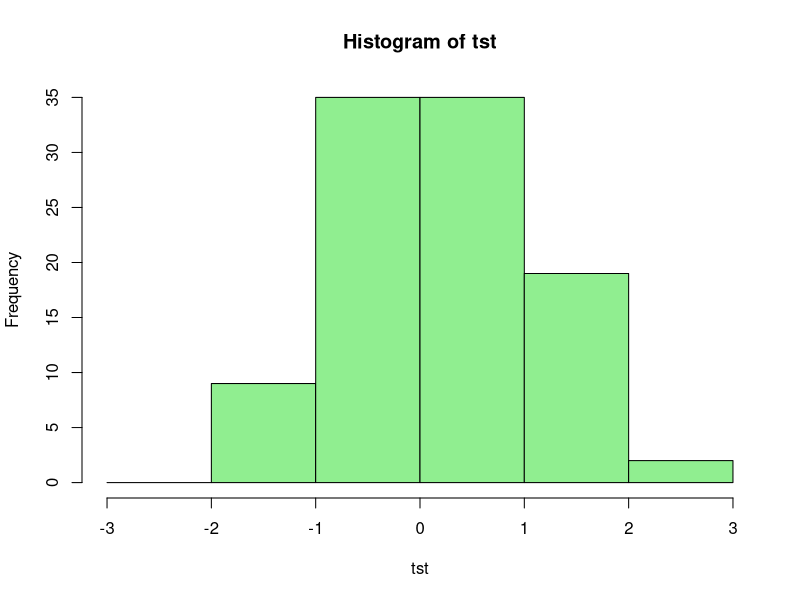
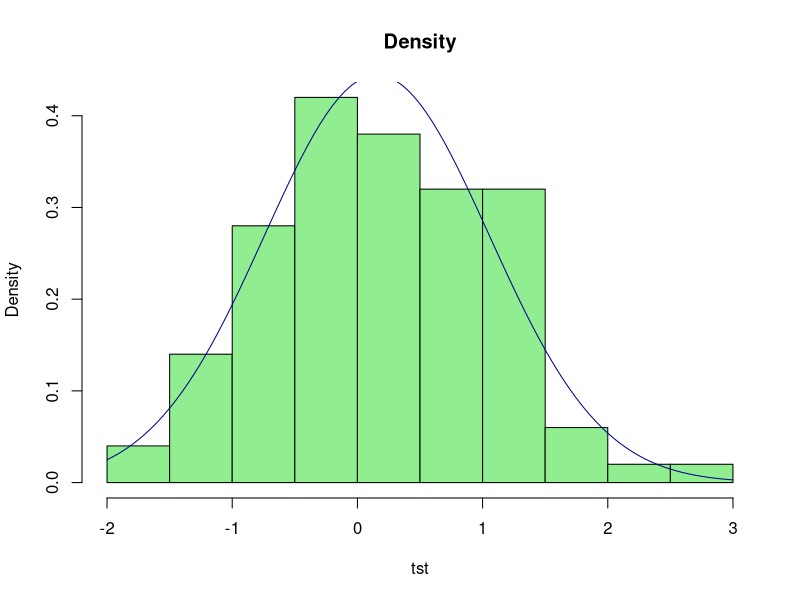
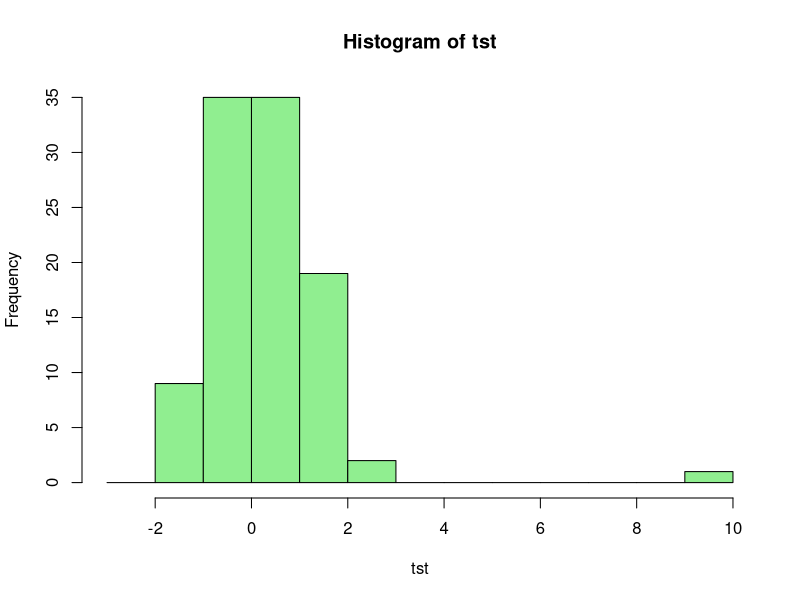
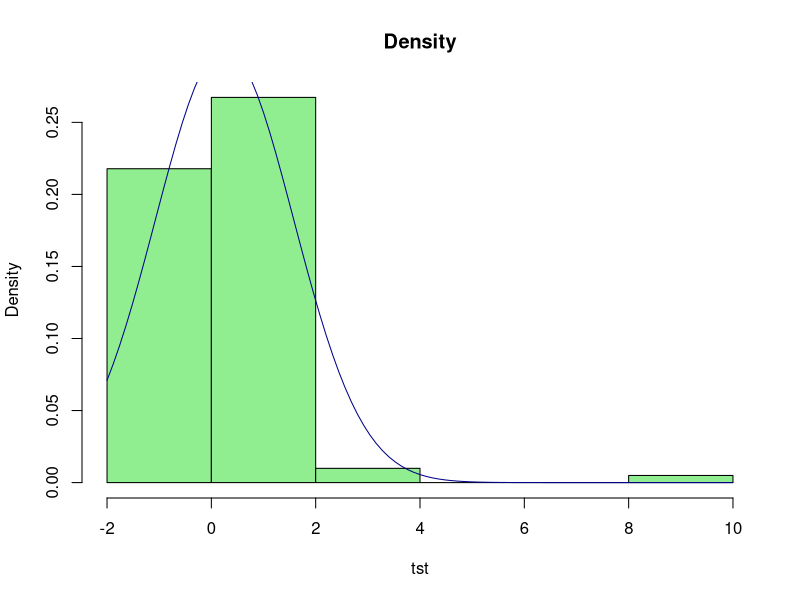

These figures' R source, in order:
# This code is a simulation of an argument made by Rand Wilcox in his book,
# Fundamentals of Modern Statistical Methods, chapter 7 specifically.  More to
# the point, Wilcox argues that power decreases as variance increases.  That is,
# variance is incredibly sensitive to outliers.  And power, Wilcox notes, is
# "inversely related to the population variance" (p. 113).  Indeed, the curves
# of two distributions (one with and one without an outlier) look identical, as
# demonstrated in the code below.  However, the effect will be much harder to
# detect when outliers are present as the variance is higher.

# Generate a set of 100 random numbers from a normal distribution.
tst <- rnorm(n = 100, mean = 0, sd = 1)

# Generate a histogram of the original vector.
hist(tst, breaks = seq(from = -3, to = 3, by = 1), 
          xlim   = range(-3:3),
          col    = "lightgreen")

# Generate a density plot of the vector and add a curve to it.
hist(tst, freq = FALSE, main = "Density", col = "lightgreen")

curve(dnorm(x, mean = mean(tst), sd = sd(tst)), 
      add = TRUE, 
      col = "darkblue", 
      lwd = 1)

var(tst)              # Check variance.

tst[101] <- 10        # Add an outlier.

var(tst)              # Check variance.

# Generate a histogram of the modified vector.
hist(tst, breaks = seq(from = -3, to = 10, by = 1), 
          xlim   = range(-3:10),
          col    = "lightgreen")

# Generate a density plot of the modified vector and add a curve to it.
hist(tst, freq = FALSE, main = "Density", col = "lightgreen")

curve(dnorm(x, mean = mean(tst), sd = sd(tst)), 
      add = TRUE, 
      col = "darkblue", 
      lwd = 1)


